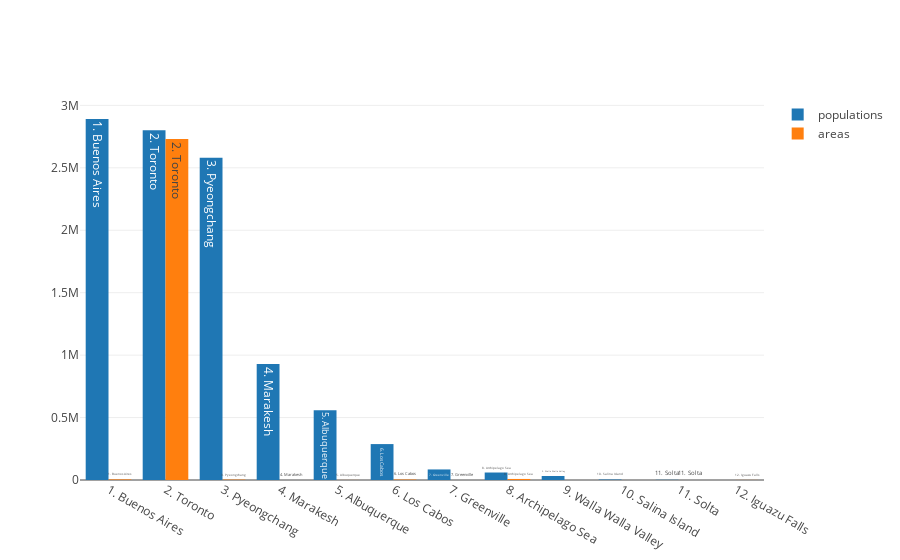

Notebook code for this chart:
### Code cell
import plotly
plotly.offline.init_notebook_mode(connected=True)
plotly.offline.iplot([trace_populations, trace_areas])

### Figure 1 — Plotly figure (JSON) as saved in the notebook; plotly's stock layout.template omitted (floating-point values rounded to 4 significant figures)
{"data": [{"name": "populations", "text": ["1. Buenos Aires", "2. Toronto", "3. Pyeongchang", "4. Marakesh", "5. Albuquerque", "6. Los Cabos", "7. Greenville", "8. Archipelago Sea", "9. Walla Walla Valley", "10. Salina Island", "11. Solta", "12. Iguazu Falls"], "type": "bar", "x": ["1. Buenos Aires", "2. Toronto", "3. Pyeongchang", "4. Marakesh", "5. Albuquerque", "6. Los Cabos", "7. Greenville", "8. Archipelago Sea", "9. Walla Walla Valley", "10. Salina Island", "11. Solta", "12. Iguazu Falls"], "y": [2891000, 2800000, 2581000, 928850, 559277, 287651, 84554, 60000, 32237, 4000, 1700, 0]}, {"name": "areas", "text": ["1. Buenos Aires", "2. Toronto", "3. Pyeongchang", "4. Marakesh", "5. Albuquerque", "6. Los Cabos", "7. Greenville", "8. Archipelago Sea", "9. Walla Walla Valley", "10. Salina Island", "11. Solta", "12. Iguazu Falls"], "type": "bar", "x": ["1. Buenos Aires", "2. Toronto", "3. Pyeongchang", "4. Marakesh", "5. Albuquerque", "6. Los Cabos", "7. Greenville", "8. Archipelago Sea", "9. Walla Walla Valley", "10. Salina Island", "11. Solta", "12. Iguazu Falls"], "y": [4758, 2731571, 3194, 200, 491, 3750, 68, 8300, 33, 27, 59, 672]}], "layout": {}}
